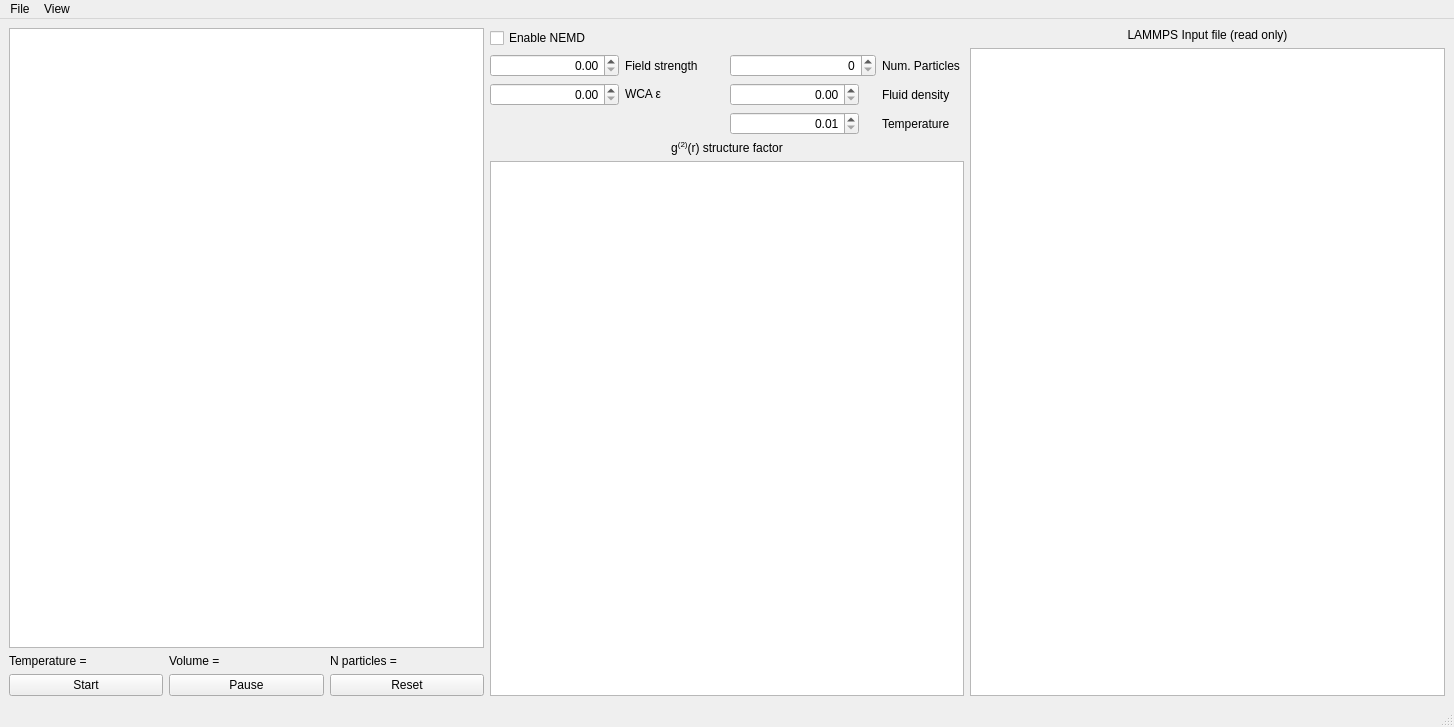
<?xml version="1.0" encoding="UTF-8"?>
<ui version="4.0">
 <author>Emily Kahl</author>
 <class>MainWindow</class>
 <widget class="QMainWindow" name="MainWindow">
  <property name="geometry">
   <rect>
    <x>0</x>
    <y>0</y>
    <width>1454</width>
    <height>727</height>
   </rect>
  </property>
  <property name="sizePolicy">
   <sizepolicy hsizetype="Preferred" vsizetype="Preferred">
    <horstretch>0</horstretch>
    <verstretch>0</verstretch>
   </sizepolicy>
  </property>
  <property name="windowTitle">
   <string>QtNEMD</string>
  </property>
  <widget class="QWidget" name="centralwidget">
   <layout class="QHBoxLayout" name="horizontalLayout_2">
    <item>
     <layout class="QVBoxLayout" name="verticalLayout_2">
      <item>
       <widget class="PlotWidget" name="plot_window"/>
      </item>
      <item>
       <layout class="QHBoxLayout" name="horizontalLayout_3">
        <item>
         <widget class="QLabel" name="temperature_label">
          <property name="text">
           <string>Temperature = </string>
          </property>
         </widget>
        </item>
        <item>
         <widget class="QLabel" name="volume_label">
          <property name="text">
           <string>Volume = </string>
          </property>
         </widget>
        </item>
        <item>
         <widget class="QLabel" name="npart_label">
          <property name="text">
           <string>N particles = </string>
          </property>
         </widget>
        </item>
       </layout>
      </item>
      <item>
       <layout class="QHBoxLayout" name="horizontalLayout">
        <item>
         <widget class="QPushButton" name="start_button">
          <property name="text">
           <string>Start</string>
          </property>
         </widget>
        </item>
        <item>
         <widget class="QPushButton" name="pause_button">
          <property name="text">
           <string>Pause</string>
          </property>
         </widget>
        </item>
        <item>
         <widget class="QPushButton" name="restart_button">
          <property name="text">
           <string>Reset</string>
          </property>
         </widget>
        </item>
       </layout>
      </item>
     </layout>
    </item>
    <item>
     <layout class="QVBoxLayout" name="verticalLayout">
      <item>
       <layout class="QHBoxLayout" name="horizontalLayout_6">
        <item>
         <widget class="QCheckBox" name="nemd_checkbox">
          <property name="text">
           <string>Enable NEMD</string>
          </property>
         </widget>
        </item>
       </layout>
      </item>
      <item>
       <layout class="QHBoxLayout" name="horizontalLayout_4">
        <item>
         <layout class="QFormLayout" name="formLayout">
          <item row="0" column="0">
           <widget class="QDoubleSpinBox" name="field_spinbox">
            <property name="minimumSize">
             <size>
              <width>129</width>
              <height>0</height>
             </size>
            </property>
            <property name="toolTip">
             <string>Field strength</string>
            </property>
            <property name="statusTip">
             <string/>
            </property>
            <property name="whatsThis">
             <string>Spin box input for field strength</string>
            </property>
            <property name="accessibleName">
             <string>Field strength</string>
            </property>
            <property name="accessibleDescription">
             <string>Spin box input for field strength</string>
            </property>
            <property name="alignment">
             <set>Qt::AlignRight|Qt::AlignTrailing|Qt::AlignVCenter</set>
            </property>
            <property name="decimals">
             <number>2</number>
            </property>
            <property name="maximum">
             <double>10.000000000000000</double>
            </property>
            <property name="singleStep">
             <double>0.010000000000000</double>
            </property>
           </widget>
          </item>
          <item row="0" column="1">
           <widget class="QLabel" name="field_label">
            <property name="text">
             <string>Field strength</string>
            </property>
           </widget>
          </item>
          <item row="1" column="0">
           <widget class="QDoubleSpinBox" name="lj_eps_spinbox">
            <property name="minimumSize">
             <size>
              <width>129</width>
              <height>0</height>
             </size>
            </property>
            <property name="toolTip">
             <string>LJ strength</string>
            </property>
            <property name="statusTip">
             <string/>
            </property>
            <property name="whatsThis">
             <string>Spin box input for LJ repulsion strength</string>
            </property>
            <property name="accessibleName">
             <string>LJ strength</string>
            </property>
            <property name="accessibleDescription">
             <string>Spin box input for LJ repulsion strength</string>
            </property>
            <property name="alignment">
             <set>Qt::AlignRight|Qt::AlignTrailing|Qt::AlignVCenter</set>
            </property>
            <property name="decimals">
             <number>2</number>
            </property>
            <property name="singleStep">
             <double>0.010000000000000</double>
            </property>
           </widget>
          </item>
          <item row="1" column="1">
           <widget class="QLabel" name="lj_eps_label">
            <property name="text">
             <string>&lt;html&gt;&lt;head/&gt;&lt;body&gt;&lt;p&gt;WCA ε&lt;/p&gt;&lt;/body&gt;&lt;/html&gt;</string>
            </property>
           </widget>
          </item>
         </layout>
        </item>
        <item>
         <layout class="QFormLayout" name="formLayout_2">
          <item row="1" column="0">
           <widget class="QDoubleSpinBox" name="density_spinbox">
            <property name="minimumSize">
             <size>
              <width>129</width>
              <height>0</height>
             </size>
            </property>
            <property name="alignment">
             <set>Qt::AlignRight|Qt::AlignTrailing|Qt::AlignVCenter</set>
            </property>
            <property name="maximum">
             <double>10.000000000000000</double>
            </property>
            <property name="singleStep">
             <double>0.010000000000000</double>
            </property>
           </widget>
          </item>
          <item row="1" column="1">
           <widget class="QLabel" name="density_label">
            <property name="text">
             <string>Fluid density</string>
            </property>
           </widget>
          </item>
          <item row="2" column="0">
           <widget class="QDoubleSpinBox" name="temp_spinbox">
            <property name="minimumSize">
             <size>
              <width>129</width>
              <height>0</height>
             </size>
            </property>
            <property name="statusTip">
             <string>Set the temperature</string>
            </property>
            <property name="whatsThis">
             <string>Spinbox to set the temperature of the simulation</string>
            </property>
            <property name="accessibleName">
             <string>Temperature control</string>
            </property>
            <property name="accessibleDescription">
             <string>Spinbox to set the temperature of the simulation (can only be used while the smulation is stopped)</string>
            </property>
            <property name="alignment">
             <set>Qt::AlignRight|Qt::AlignTrailing|Qt::AlignVCenter</set>
            </property>
            <property name="decimals">
             <number>2</number>
            </property>
            <property name="minimum">
             <double>0.010000000000000</double>
            </property>
            <property name="maximum">
             <double>10.000000000000000</double>
            </property>
            <property name="singleStep">
             <double>0.010000000000000</double>
            </property>
           </widget>
          </item>
          <item row="2" column="1">
           <widget class="QLabel" name="tr_label">
            <property name="text">
             <string>Temperature</string>
            </property>
           </widget>
          </item>
          <item row="0" column="0">
           <widget class="QSpinBox" name="npart_spinbox">
            <property name="minimumSize">
             <size>
              <width>146</width>
              <height>0</height>
             </size>
            </property>
            <property name="maximumSize">
             <size>
              <width>146</width>
              <height>16777215</height>
             </size>
            </property>
            <property name="alignment">
             <set>Qt::AlignRight|Qt::AlignTrailing|Qt::AlignVCenter</set>
            </property>
            <property name="maximum">
             <number>2500</number>
            </property>
           </widget>
          </item>
          <item row="0" column="1">
           <widget class="QLabel" name="npart_label_2">
            <property name="text">
             <string>Num. Particles</string>
            </property>
           </widget>
          </item>
         </layout>
        </item>
       </layout>
      </item>
      <item>
       <widget class="QLabel" name="label">
        <property name="text">
         <string>&lt;html&gt;&lt;head/&gt;&lt;body&gt;&lt;p&gt;g&lt;span style=&quot; vertical-align:super;&quot;&gt;(2)&lt;/span&gt;(r) structure factor&lt;/p&gt;&lt;/body&gt;&lt;/html&gt;</string>
        </property>
        <property name="alignment">
         <set>Qt::AlignCenter</set>
        </property>
       </widget>
      </item>
      <item>
       <widget class="PlotWidget" name="g2_window"/>
      </item>
     </layout>
    </item>
    <item>
     <layout class="QVBoxLayout" name="verticalLayout_3">
      <item>
       <widget class="QLabel" name="textbrowser_label">
        <property name="text">
         <string>LAMMPS Input file (read only)</string>
        </property>
        <property name="alignment">
         <set>Qt::AlignCenter</set>
        </property>
       </widget>
      </item>
      <item>
       <widget class="QTextBrowser" name="input_textbrowser">
        <property name="minimumSize">
         <size>
          <width>250</width>
          <height>271</height>
         </size>
        </property>
        <property name="toolTip">
         <string>Input parameters for simulation</string>
        </property>
        <property name="whatsThis">
         <string>Input parameters for simulation in input file format</string>
        </property>
        <property name="lineWrapMode">
         <enum>QTextEdit::NoWrap</enum>
        </property>
       </widget>
      </item>
     </layout>
    </item>
   </layout>
  </widget>
  <widget class="QMenuBar" name="menubar">
   <property name="geometry">
    <rect>
     <x>0</x>
     <y>0</y>
     <width>1454</width>
     <height>29</height>
    </rect>
   </property>
   <widget class="QMenu" name="menuView">
    <property name="title">
     <string>View</string>
    </property>
    <addaction name="plot_action"/>
    <addaction name="actionStructure_plots"/>
   </widget>
   <widget class="QMenu" name="menuFile">
    <property name="title">
     <string>File</string>
    </property>
    <addaction name="open_input_file"/>
    <addaction name="save_input_file"/>
    <addaction name="actionQuit"/>
   </widget>
   <addaction name="menuFile"/>
   <addaction name="menuView"/>
  </widget>
  <widget class="QStatusBar" name="statusbar"/>
  <action name="plot_action">
   <property name="text">
    <string>New real-time plot</string>
   </property>
   <property name="toolTip">
    <string>Plotting dialog</string>
   </property>
   <property name="whatsThis">
    <string>Select quantities to plot in real time</string>
   </property>
   <property name="shortcut">
    <string>Ctrl+P</string>
   </property>
  </action>
  <action name="open_input_file">
   <property name="text">
    <string>Read parameters from file</string>
   </property>
   <property name="shortcut">
    <string>Ctrl+O</string>
   </property>
  </action>
  <action name="save_input_file">
   <property name="text">
    <string>Save parameters to file</string>
   </property>
   <property name="shortcut">
    <string>Ctrl+S</string>
   </property>
  </action>
  <action name="actionQuit">
   <property name="text">
    <string>Quit</string>
   </property>
   <property name="shortcut">
    <string>Ctrl+Q</string>
   </property>
  </action>
  <action name="actionAbout">
   <property name="text">
    <string>About</string>
   </property>
  </action>
  <action name="actionStructure_plots">
   <property name="text">
    <string>Structure plots</string>
   </property>
  </action>
 </widget>
 <customwidgets>
  <customwidget>
   <class>PlotWidget</class>
   <extends>QGraphicsView</extends>
   <header>pyqtgraph</header>
  </customwidget>
 </customwidgets>
 <resources/>
 <connections>
  <connection>
   <sender>actionQuit</sender>
   <signal>triggered()</signal>
   <receiver>MainWindow</receiver>
   <slot>close()</slot>
   <hints>
    <hint type="sourcelabel">
     <x>-1</x>
     <y>-1</y>
    </hint>
    <hint type="destinationlabel">
     <x>432</x>
     <y>286</y>
    </hint>
   </hints>
  </connection>
 </connections>
 <buttongroups>
  <buttongroup name="dimensionButtonGroup"/>
 </buttongroups>
</ui>
